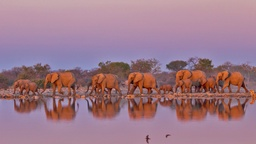
#> input picture Assignment_1/Images/ElephantParade_EN-US11671803284_1920x1080.jpg, 256 x 144 px, shrunk from 1920 x 1080 before the run, given in place of src.jpg, which was not available
$ python painter.py ../Images/ElephantParade_EN-US11671803284_1920x1080.jpg ../Images/GrevysZebra_EN-US7416197088_1920x1080.jpg
#> lines starting #> are read from the running program, lines starting #| are printed output that depends on the picture; pictures that were not available may be replaced by others from this repository, and a replacement may not be noted
import numpy as np
import cv2
import sys
import copy

sigma = 0.1
k = 1.6
tau = 0.99
eps = 0.67
phi = 5.5

dither = True
color_levels = 256
color_palette = 10


def getRep(pixel_color, rep_color):
    # print(pixel_color.shape)
    mini = 1e18
    index = ()

    for tuples in rep_color:
        dist = 0
        for j in range(3):
            dist += (int(pixel_color[j]) - int(tuples[j])) ** 2
        if (dist < mini):
            mini = dist
            index = tuples
    return index


def getSumRectangle(dp, i1, j1, k1, i2, j2, k2):
    return dp[i2][j2][k2] - (dp[i1 - 1][j2][k2] + dp[i2][j1 - 1][k2] + dp[i2][j2][k1 - 1]) + (
        dp[i1 - 1][j1 - 1][k2] + dp[i2][j1 - 1][k1 - 1] + dp[i1 - 1][j2][k1 - 1]) - dp[i1 - 1][j1 - 1][k1 - 1]


def getMedian(dp, i1, j1, k1, i2, j2, k2, axis):
    total_points = getSumRectangle(dp, i1, j1, k1, i2, j2, k2)
    lef_end = [int(i1), int(j1), int(k1)]
    rig_end = [int(i2), int(j2), int(k2)]
    temp_rig = [int(i2), int(j2), int(k2)]

    lef = lef_end[axis]
    rig = rig_end[axis]
    ans = lef
    diff = 1e18
    while (lef < rig):
        mid = (lef + rig) // 2
        temp_rig[axis] = mid
        lef_part = getSumRectangle(dp, lef_end[0], lef_end[1], lef_end[2], temp_rig[0], temp_rig[1], temp_rig[2])
        rig_part = total_points - lef_part

        if (abs(lef_part - rig_part) < diff):
            diff = abs(lef_part - rig_part)
            ans = mid

        if (lef_part > rig_part):
            rig = mid - 1
        else:
            lef = mid + 1

    return ans


def add_validate(val, error):
    val = int(val)
    val = int(val + error)
    val = min(val, color_levels - 1)
    val = max(val, 0)
    return val


def performDithering(h, w, d, error, height, width, img):
    if (h + 1 < height):
        img[h + 1, w, d] = add_validate(img[h + 1, w, d], error * 3.0 / 8)
        if (w + 1 < width):
            img[h + 1, w + 1, d] = add_validate(img[h + 1, w + 1, d], error * 1.0 / 4)

    if (w + 1 < width):
        img[h, w + 1, d] = add_validate(img[h, w + 1, d], error * 3.0 / 8)


def median_cut_quantization(img_inp, keep_colors=10, dither=False):
    img = np.copy(img_inp)
    height, width, depth = img.shape

    # cut=[0 for i in range(3)]

    mini = [1e18, 1e18, 1e18]
    maxi = [-1e18, -1e18, -1e18]

    for h in range(height):
        for w in range(width):
            for d in range(depth):
                mini[d] = min(mini[d], img[h, w, d])
                maxi[d] = max(maxi[d], img[h, w, d])

    accu = [[[0 for x in range(color_levels + 1)] for y in range(color_levels + 1)] for z in range(color_levels + 1)]
    dp = [[[0 for x in range(color_levels + 1)] for y in range(color_levels + 1)] for z in range(color_levels + 1)]

    for h in range(height):
        for w in range(width):
            pixel_color = img[h, w, :]
            accu[pixel_color[0] + 1][pixel_color[1] + 1][pixel_color[2] + 1] += 1

    for i in range(1, color_levels + 1, 1):
        for j in range(1, color_levels + 1, 1):
            for k in range(1, color_levels + 1, 1):
                dp[i][j][k] = accu[i][j][k] + dp[i - 1][j][k] + dp[i][j - 1][k] + dp[i][j][k - 1] + dp[i - 1][j - 1][
                    k - 1] - (dp[i - 1][j - 1][k] + dp[i][j - 1][k - 1] + dp[i - 1][j][k - 1])

    box_coord = [[[mini[i], maxi[i]] for i in range(3)]]
    boxes = 1
    while (boxes < keep_colors):
        # total_boxes=(1+cut[0])*(1+cut[1])*(1+cut[2])
        # if(total_boxes>=keep_colors):
        # 	break
        index = -1
        axis = -1
        maxy = 0

        for j in range(boxes):
            box = box_coord[j]
            for i in range(3):
                diff = box[i][1] - box[i][0]
                if (diff > maxy):
                    maxy = diff
                    axis = i
                    index = j

        if (maxy <= 1):
            print("Maximum Variation along any axis<=1 pixel, hence stopping median cut")
            break

        one_box = copy.deepcopy(box_coord[index])
        # print(box_coord)
        cut_val = getMedian(dp, one_box[0][0], one_box[1][0], one_box[2][0], one_box[0][1], one_box[1][1],
                            one_box[2][1], axis)
        box_coord[index][axis][1] = cut_val
        print("boxes:", boxes, "axis:", axis, "maxy:", maxy, "cutval:", cut_val, "index:", index)
        # for boxe in box_coord:
        # 	print(boxe)

        new_box = list(one_box)
        box_coord.append(new_box)
        x = len(box_coord)
        box_coord[x - 1][axis][0] = cut_val + 1
        boxes += 1
    # print(box_coord)

    TOTAL_BOXES = len(box_coord)
    representative_color = [[0 for i in range(3)] for j in range(TOTAL_BOXES)]
    count = [0 for i in range(TOTAL_BOXES)]

    for h in range(height):
        for w in range(width):
            for z in range(TOTAL_BOXES):
                flag = True
                for d in range(depth):
                    if (img[h, w, d] >= box_coord[z][d][0] and img[h, w, d] <= box_coord[z][d][1]):
                        continue
                    else:
                        flag = False
                        break
                if (flag == True):
                    count[z] += 1
                    for d in range(depth):
                        representative_color[z][d] += int(img[h, w, d])
                    break

    for i in range(TOTAL_BOXES):
        for d in range(depth):
            if (count[i] != 0):
                representative_color[i][d] = representative_color[i][d] // count[i]
            else:
                representative_color[i][d] = (int(box_coord[i][d][0]) + box_coord[i][d][1]) // 2
            representative_color[i][d] = max(0, representative_color[i][d] - 1)

    for h in range(height):
        for w in range(width):
            dep = getRep(img[h, w, :], representative_color)
            for d in range(depth):
                error = int(img[h, w, d]) - dep[d]
                img[h, w, d] = dep[d]
                if (dither == True):
                    performDithering(h, w, d, error, height, width, img)

    return img


def DoG(src, sigma, k, tau):
    g1 = cv2.GaussianBlur(src, (5, 5), sigma)
    g2 = cv2.GaussianBlur(src, (5, 5), k * sigma)
    dog = g1 - tau * g2
    return dog


def XDoG(src, sigma, k, tau, eps, phi0):
    dog = DoG(src, sigma, k, tau)
    out = dog.copy()

    out[dog >= eps * 255] = 255
    out[dog < eps * 255] = 255 * (1 + np.tanh(phi * (dog[dog < eps * 255] / 255 - eps)))

    return out


img = cv2.imread('src.jpg', cv2.IMREAD_COLOR)
#> img is the input picture: shape (144, 256, 3); mean B, G, R 136.8, 121.8, 157.9
quant = (median_cut_quantization(img, color_palette, dither))
#> after the loop in median_cut_quantization, `for h in range(height):`: maxi = [204, 171, 224]; mini = [0, 0, 34]
#> after the loop in median_cut_quantization, `for h in range(height):`: accu = 257 items
#> in median_cut_quantization, `box_coord = [[[mini[i], maxi[i]] for i in range(3)]]`: box_coord = [[[0, 204], [0, 171], [34, 224]]]
#> the loop in median_cut_quantization, `while (boxes < keep_colors):` made 9 passes
#> (total_points in getMedian, lef_end in getMedian, cut_val, new_box) on passes 1 to 7: (0, [0, 0, 34], 102, [[0, 204], [0, 171], [34, 224]]), (1, [0, 0, 34], 129, [[0, 102], [0, 171], [34, 224]]), (-1, [103, 0, 34], 129, [[103, 204], [0, 171], [34, 224]]), (0, [0, 0, 34], 85, [[0, 102], [0, 171], [34, 129]]), (0, [103, 0, 34], 128, [[103, 204], [0, 171], [34, 129]]), (1, [0, 0, 130], 85, [[0, 102], [0, 171], [130, 224]]), (-1, [103, 0, 130], 170, [[103, 204], [0, 171], [130, 224]])
#| boxes: 1 axis: 0 maxy: 204 cutval: 102 index: 0
#| boxes: 2 axis: 2 maxy: 190 cutval: 129 index: 0
#| boxes: 3 axis: 2 maxy: 190 cutval: 129 index: 1
#| boxes: 4 axis: 1 maxy: 171 cutval: 85 index: 0
#| boxes: 5 axis: 1 maxy: 171 cutval: 128 index: 1
#| boxes: 6 axis: 1 maxy: 171 cutval: 85 index: 2
#| boxes: 7 axis: 1 maxy: 171 cutval: 170 index: 3
#| boxes: 8 axis: 1 maxy: 170 cutval: 169 index: 3
#> (further printed lines are left out)
#> after the loop in median_cut_quantization, `while (boxes < keep_colors):`: box_coord = 10 items; boxes = 10
#> after the loop in median_cut_quantization, `for h in range(height):`: count = [4579, 545, 2182, 26061, 694, 0, 2573, 1, 42, 187]; representative_color = [[273611, 300267, 480195], [64308, 54191, 65421], [113183, 164976, 322023], [4289570, 3619615, 4403725], [63361, 62829, 82651], [0, 0, 0], [198142, 249539, 422614], [175, 171, 200], [7357, 7140, 8376], [32586, 31603, 37244]]
#> after the loop in median_cut_quantization, `for i in range(TOTAL_BOXES):`: representative_color = [[58, 64, 103], [116, 98, 119], [50, 74, 146], [163, 137, 167], [90, 89, 118], [152, 149, 80], [76, 95, 163], [174, 170, 199], [174, 169, 198], [173, 168, 198]]
#> the loop in median_cut_quantization, `for h in range(height):` made 144 passes
#> after the loop in median_cut_quantization, `for h in range(height):`:
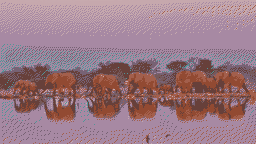
#> img: shape (144, 256, 3); mean B, G, R 132.8, 121.6, 155.4

img = cv2.cvtColor(img, cv2.COLOR_BGR2GRAY)
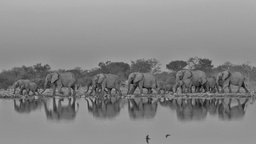
#> img: shape (144, 256); min 10, max 180, mean 134.3
cv2.imshow('src', img)
xdog = XDoG(img, sigma, k, tau, eps, phi)
#> in DoG, `dog = g1 - tau * g2`:
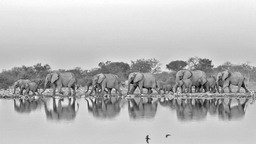
#> dog: shape (144, 256) float64; min 0.1, max 1.8, mean 1.34; drawn with min black and max white

cv2.imshow('xdog', xdog)
cv2.imshow('quant', quant)

paint = quant.copy()

h, w, z = quant.shape
for i in range(h):
    for j in range(w):
        paint[i][j] = xdog[i][j] * quant[i][j]
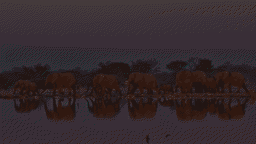
#> paint: shape (144, 256, 3); mean B, G, R 44.8, 40.9, 52.6

cv2.imshow('painted', paint)

cv2.waitKey(0)
cv2.destroyAllWindows()

# img = cv2.imread(sys.argv[1], cv2.IMREAD_COLOR)
# img = cv2.cvtColor(img, cv2.COLOR_BGR2GRAY)
# cv2.imwrite(sys.argv[2], XDoG(img, sigma, k, tau, eps, phi))
